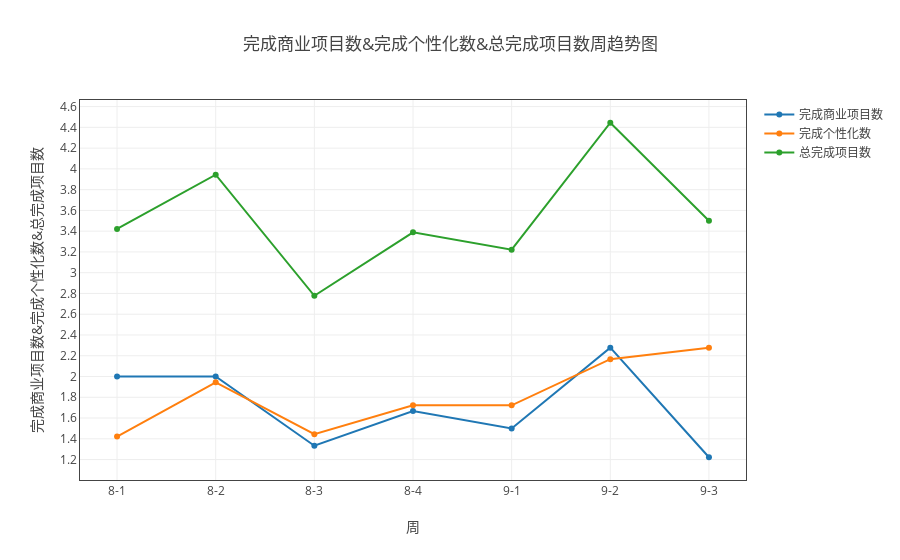

Here is the notebook cell this chart was saved with:
### Markdown cell above
### 分析组人均产能情况

### Code cell
data_dict = {'完成商业项目数':['完成商业项目数'],'完成个性化数':['完成个性化数'],
             '总完成项目数':['完成个性化数','完成商业项目数','+']}
myModule.plot( all_dict, data_dict, '人员','line' , by_person=True,total= True,time_list = time_list )

### Figure 1 — Plotly figure (JSON) as saved in the notebook; plotly's stock layout.template omitted (floating-point values rounded to 4 significant figures)
{"data": [{"name": "完成商业项目数", "type": "scatter", "uid": "4f50d7fc-c559-11e8-97d0-a81e84e6c740", "x": ["8-1", "8-2", "8-3", "8-4", "9-1", "9-2", "9-3"], "y": [2, 2, 1.333, 1.667, 1.5, 2.278, 1.222]}, {"name": "完成个性化数", "type": "scatter", "uid": "4f50db3a-c559-11e8-97d0-a81e84e6c740", "x": ["8-1", "8-2", "8-3", "8-4", "9-1", "9-2", "9-3"], "y": [1.421, 1.944, 1.444, 1.722, 1.722, 2.167, 2.278]}, {"name": "总完成项目数", "type": "scatter", "uid": "4f50dda6-c559-11e8-97d0-a81e84e6c740", "x": ["8-1", "8-2", "8-3", "8-4", "9-1", "9-2", "9-3"], "y": [3.421, 3.944, 2.778, 3.389, 3.222, 4.444, 3.5]}], "layout": {"title": "完成商业项目数&完成个性化数&总完成项目数周趋势图", "xaxis": {"mirror": "all", "nticks": 20, "showgrid": true, "showline": true, "title": "周", "zeroline": true}, "yaxis": {"mirror": "all", "nticks": 20, "showgrid": true, "showline": true, "title": "完成商业项目数&完成个性化数&总完成项目数", "zeroline": true}}}
